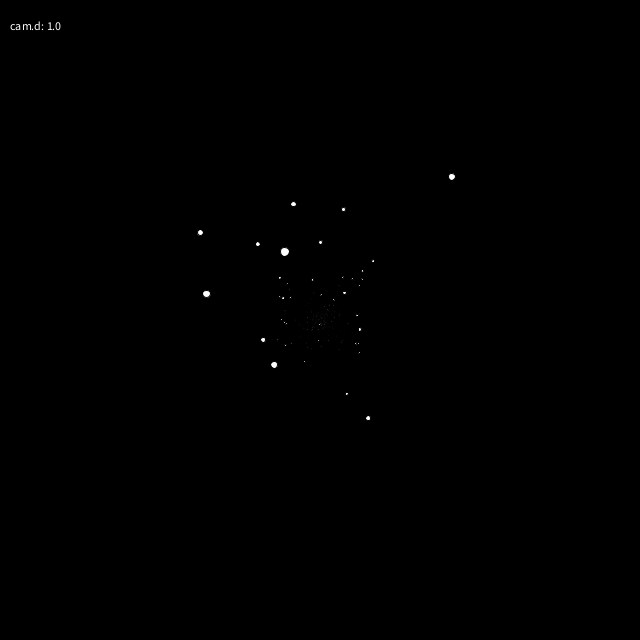
Frame 1 (no input)
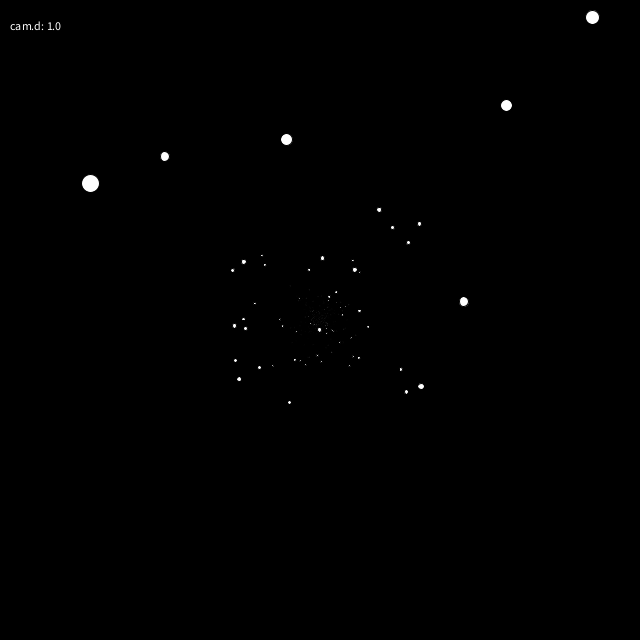
Frame 60 (the mouse pressed at the canvas centre just before this capture)
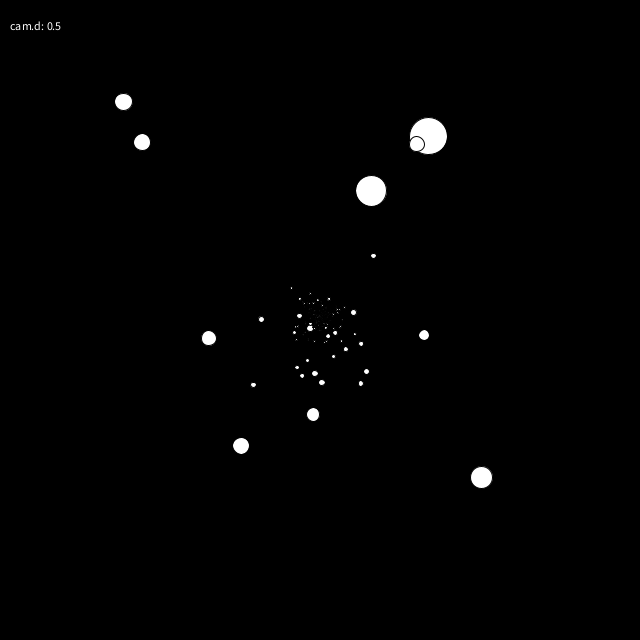
Frame 120 (the mouse held since frame 60 and released just before this capture)

The Processing sketch that drew these frames (run headless with seeded random() and noise(); from frame 60 on, the mouse is pressed at the canvas centre):

// Processing sketch: stars
// ── stars.pde
class Point2D
{
  float x, y;
}

class Point3D
{
  float x, y, z;
}

class Camera
{
  float d;
  Point2D proj(Point3D p)
  {
    Point2D q = new Point2D();
    q.x = d * p.x / (d + p.z);
    q.y = d * p.y / (d + p.z);
    return q;
  }
}

Camera cam;
ArrayList<Point3D> stars;

void setup()
{
  size(640, 640);
  background(0);
  cam = new Camera();
  cam.d = 1;

  stars = new ArrayList<Point3D>();
  for (int i = 0; i < 500; i++) {
    Point3D p = new Point3D();
    p.x = random(-500, 500);
    p.y = random(-500, 500);
    p.z = random(1, 100);
    stars.add(p);
  }
}

void draw()
{
  background(0);
  cam.d = (float)(width - mouseX) / width;
  int n = stars.size();
  for (int i = 0; i < n; i++) {
    Point3D p = stars.get(i);
    p.z -= 0.1;
    if (0 < p.z) {
      Point2D q = cam.proj(p);
      float a = 20 / (cam.d + p.z);
      ellipse(q.x + width/2, q.y + height/2, a, a);
    } else {
      p.z = 100;
    }
  }
  text("cam.d: " + cam.d, 10, 30);
}
